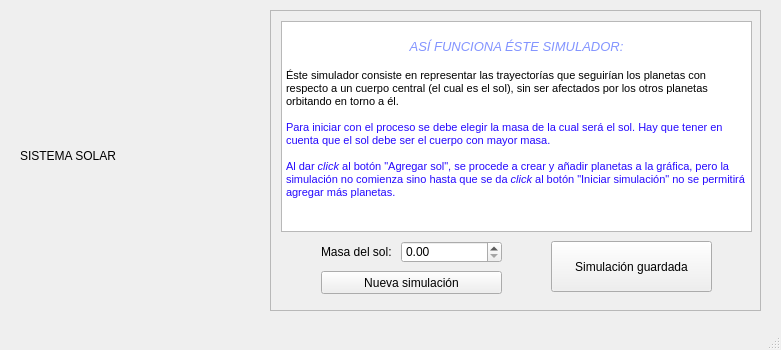
<?xml version="1.0" encoding="UTF-8"?>
<ui version="4.0">
 <class>MainWindow</class>
 <widget class="QMainWindow" name="MainWindow">
  <property name="geometry">
   <rect>
    <x>0</x>
    <y>0</y>
    <width>781</width>
    <height>350</height>
   </rect>
  </property>
  <property name="minimumSize">
   <size>
    <width>781</width>
    <height>350</height>
   </size>
  </property>
  <property name="maximumSize">
   <size>
    <width>781</width>
    <height>350</height>
   </size>
  </property>
  <property name="windowTitle">
   <string>MainWindow</string>
  </property>
  <widget class="QWidget" name="centralwidget">
   <widget class="QLabel" name="imagenSistemaSolar">
    <property name="geometry">
     <rect>
      <x>20</x>
      <y>10</y>
      <width>231</width>
      <height>291</height>
     </rect>
    </property>
    <property name="text">
     <string>SISTEMA SOLAR</string>
    </property>
   </widget>
   <widget class="QScrollArea" name="scrollArea">
    <property name="geometry">
     <rect>
      <x>270</x>
      <y>10</y>
      <width>491</width>
      <height>301</height>
     </rect>
    </property>
    <property name="widgetResizable">
     <bool>true</bool>
    </property>
    <widget class="QWidget" name="scrollAreaWidgetContents">
     <property name="geometry">
      <rect>
       <x>0</x>
       <y>0</y>
       <width>489</width>
       <height>299</height>
      </rect>
     </property>
     <widget class="QTextBrowser" name="textBrowser">
      <property name="geometry">
       <rect>
        <x>10</x>
        <y>10</y>
        <width>471</width>
        <height>211</height>
       </rect>
      </property>
      <property name="html">
       <string>&lt;!DOCTYPE HTML PUBLIC &quot;-//W3C//DTD HTML 4.0//EN&quot; &quot;http://www.w3.org/TR/REC-html40/strict.dtd&quot;&gt;
&lt;html&gt;&lt;head&gt;&lt;meta name=&quot;qrichtext&quot; content=&quot;1&quot; /&gt;&lt;style type=&quot;text/css&quot;&gt;
p, li { white-space: pre-wrap; }
&lt;/style&gt;&lt;/head&gt;&lt;body style=&quot; font-family:'MS Shell Dlg 2'; font-size:8.25pt; font-weight:400; font-style:normal;&quot;&gt;
&lt;p style=&quot;-qt-paragraph-type:empty; margin-top:0px; margin-bottom:0px; margin-left:0px; margin-right:0px; -qt-block-indent:0; text-indent:0px; font-family:'MS Shell Dlg 2';&quot;&gt;&lt;br /&gt;&lt;/p&gt;
&lt;p align=&quot;center&quot; style=&quot; margin-top:0px; margin-bottom:0px; margin-left:0px; margin-right:0px; -qt-block-indent:0; text-indent:0px;&quot;&gt;&lt;span style=&quot; font-family:'MS Shell Dlg 2'; font-size:10pt; font-style:italic; color:#8394ff;&quot;&gt;ASÍ FUNCIONA ÉSTE SIMULADOR:&lt;/span&gt;&lt;/p&gt;
&lt;p align=&quot;center&quot; style=&quot;-qt-paragraph-type:empty; margin-top:0px; margin-bottom:0px; margin-left:0px; margin-right:0px; -qt-block-indent:0; text-indent:0px; font-family:'MS Shell Dlg 2'; font-size:10pt; font-style:italic; color:#8394ff;&quot;&gt;&lt;br /&gt;&lt;/p&gt;
&lt;p style=&quot; margin-top:0px; margin-bottom:0px; margin-left:0px; margin-right:0px; -qt-block-indent:0; text-indent:0px;&quot;&gt;&lt;span style=&quot; font-family:'MS Shell Dlg 2'; color:#000000;&quot;&gt;Éste simulador consiste en representar las trayectorías que seguirían los planetas con respecto a un cuerpo central (el cual es el sol), sin ser afectados por los otros planetas orbitando en torno a él.&lt;/span&gt;&lt;/p&gt;
&lt;p style=&quot;-qt-paragraph-type:empty; margin-top:0px; margin-bottom:0px; margin-left:0px; margin-right:0px; -qt-block-indent:0; text-indent:0px; font-family:'MS Shell Dlg 2'; color:#260aff;&quot;&gt;&lt;br /&gt;&lt;/p&gt;
&lt;p style=&quot; margin-top:0px; margin-bottom:0px; margin-left:0px; margin-right:0px; -qt-block-indent:0; text-indent:0px;&quot;&gt;&lt;span style=&quot; font-family:'MS Shell Dlg 2'; color:#260aff;&quot;&gt;Para iniciar con el proceso se debe elegir la masa de la cual será el sol. Hay que tener en cuenta que el sol debe ser el cuerpo con mayor masa.&lt;/span&gt;&lt;/p&gt;
&lt;p style=&quot;-qt-paragraph-type:empty; margin-top:0px; margin-bottom:0px; margin-left:0px; margin-right:0px; -qt-block-indent:0; text-indent:0px; font-family:'MS Shell Dlg 2'; color:#260aff;&quot;&gt;&lt;br /&gt;&lt;/p&gt;
&lt;p style=&quot; margin-top:0px; margin-bottom:0px; margin-left:0px; margin-right:0px; -qt-block-indent:0; text-indent:0px;&quot;&gt;&lt;span style=&quot; font-family:'MS Shell Dlg 2'; color:#260aff;&quot;&gt;Al dar &lt;/span&gt;&lt;span style=&quot; font-family:'MS Shell Dlg 2'; font-style:italic; color:#260aff;&quot;&gt;click &lt;/span&gt;&lt;span style=&quot; font-family:'MS Shell Dlg 2'; color:#260aff;&quot;&gt;al botón &amp;quot;Agregar sol&amp;quot;, se procede a crear y añadir planetas a la gráfica, pero la simulación no comienza sino hasta que se da &lt;/span&gt;&lt;span style=&quot; font-family:'MS Shell Dlg 2'; font-style:italic; color:#260aff;&quot;&gt;click &lt;/span&gt;&lt;span style=&quot; font-family:'MS Shell Dlg 2'; color:#260aff;&quot;&gt;al botón &amp;quot;Iniciar simulación&amp;quot; no se permitirá agregar más planetas.&lt;/span&gt;&lt;/p&gt;&lt;/body&gt;&lt;/html&gt;</string>
      </property>
     </widget>
     <widget class="QLabel" name="masaSol">
      <property name="geometry">
       <rect>
        <x>50</x>
        <y>230</y>
        <width>71</width>
        <height>21</height>
       </rect>
      </property>
      <property name="text">
       <string>Masa del sol:</string>
      </property>
     </widget>
     <widget class="QPushButton" name="simulacionNueva">
      <property name="geometry">
       <rect>
        <x>50</x>
        <y>260</y>
        <width>181</width>
        <height>23</height>
       </rect>
      </property>
      <property name="text">
       <string>Nueva simulación</string>
      </property>
     </widget>
     <widget class="QPushButton" name="simulacionGuardada">
      <property name="geometry">
       <rect>
        <x>280</x>
        <y>230</y>
        <width>161</width>
        <height>51</height>
       </rect>
      </property>
      <property name="text">
       <string>Simulación guardada</string>
      </property>
     </widget>
     <widget class="QDoubleSpinBox" name="masaSol_">
      <property name="geometry">
       <rect>
        <x>130</x>
        <y>230</y>
        <width>101</width>
        <height>22</height>
       </rect>
      </property>
      <property name="maximum">
       <double>100000000000000001097906362944045541740492309677311846336810682903157585404911491537163328978494688899061249669721172515611590283743140088328307009198146046031271664502933027185697489699588559043338384466165001178426897626212945177628091195786707458122783970171784415105291802893207873272974885715430223118336.000000000000000</double>
      </property>
     </widget>
    </widget>
   </widget>
  </widget>
  <widget class="QMenuBar" name="menubar">
   <property name="geometry">
    <rect>
     <x>0</x>
     <y>0</y>
     <width>781</width>
     <height>22</height>
    </rect>
   </property>
  </widget>
  <widget class="QStatusBar" name="statusbar"/>
 </widget>
 <resources/>
 <connections/>
</ui>
